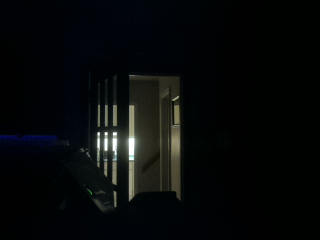
#> input picture image1.jpg, 320 x 240 px, given in place of the camera
$ jupyter execute opencv1.ipynb   (shell and % lines are left out)
#> lines starting #> are read from the running program, lines starting #| are printed output that depends on the picture
[cell 1]
# import mpld3
# mpld3.enable_notebook()
# %matplotlib inline

import cv2
import numpy as np
from matplotlib import pyplot as plt
print(cv2.__version__)

[cell 2]
def rotate_image(img, degrees):
    (h,w) = img.shape[:2]
    center = (w/2, h/2)
    M = cv2.getRotationMatrix2D(center, degrees, 1.0)
    return cv2.warpAffine(img, M, (h,w))

[cell 3]
cap = cv2.VideoCapture(0)

[cell 4]
ret,frame = cap.read()
#> frame is the input picture: shape (240, 320, 3); mean B, G, R 9.8, 9.8, 7.2

[cell 5]
img = cv2.cvtColor(frame, cv2.COLOR_BGR2GRAY)
plt.imshow(img, cmap = 'gray', interpolation = 'bicubic')
plt.xticks([]), plt.yticks([])  # to hide tick values on X and Y axis
plt.show()

[cell 6]
ret,frame = cap.read()
img = cv2.cvtColor(frame, cv2.COLOR_BGR2RGB)
#> img: shape (240, 320, 3)

[cell 7]
plt.imshow(img, interpolation = 'bicubic')
plt.xticks([]), plt.yticks([])  # to hide tick values on X and Y axis
plt.show()

[cell 8]
ret,frame = cap.read()
img = cv2.cvtColor(frame, cv2.COLOR_BGR2RGB)
hist,bins = np.histogram(img.flatten(),256,[0,256])
#> hist = 256 values, max 85799 at index 0, min 0 at index 217, mean 900; bins = 257 values from 0 to 256
cdf = hist.cumsum()
#> cdf = 256 values from 85799 to 230400
cdf_normalized = cdf / cdf.max() * hist.max()
#> cdf_normalized = 256 values from 31950.8 to 85799

[cell 9]
plt.plot(cdf_normalized, color = 'b')
plt.hist(img.flatten(),256,[0,256], color = 'r')
plt.xlim([0,256])
plt.legend(('cdf','histogram'), loc = 'upper left')
plt.show()
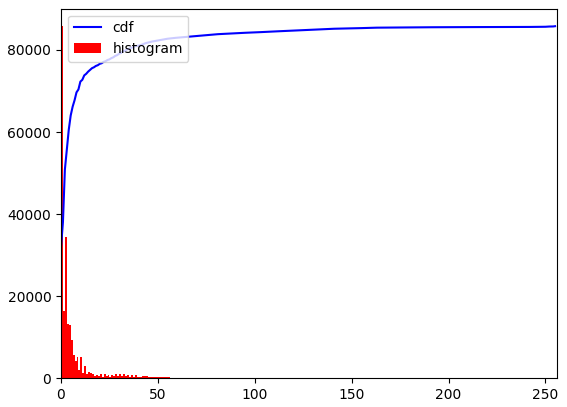
#> figure drawn by matplotlib, 1 panel; tallest bar 85799 high, from x = 0 to 1; curve peaks at x = 255, y = 85799

[cell 10]
cdf_m = np.ma.masked_equal(cdf,0)
cdf_m = (cdf_m - cdf_m.min())*255/(cdf_m.max()-cdf_m.min())
cdf = np.ma.filled(cdf_m,0).astype('uint8')
#> cdf = 256 values from 0 to 255

[cell 11]
img2 = cdf[img]
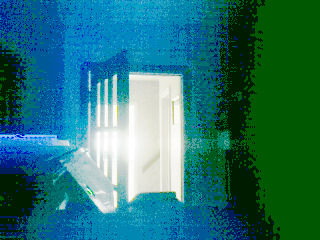
#> img2: shape (240, 320, 3); mean R, G, B 35.9, 114.4, 112
